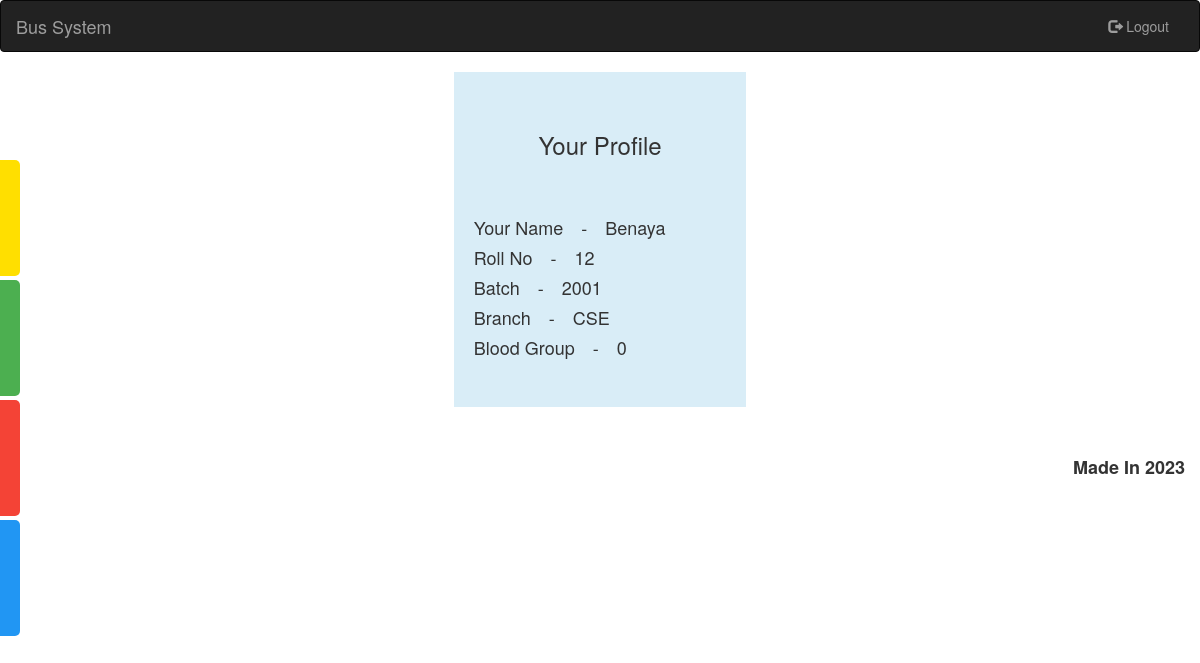
The page /Controller/ProfileController.php (signed in) on the database its author committed.
### tables this page shows
CREATE TABLE `student` (
  `RollNo` int(11) NOT NULL,
  `SName` varchar(30) DEFAULT NULL,
  `Batch` year(4) NOT NULL,
  `Branch` varchar(5) NOT NULL,
  `BloodG` varchar(5) DEFAULT NULL
);

### Controller/ProfileController.php (called while the page is built, shortened)
<?php
require_once '../Model/UserProfileModel.php';
$profile = new UserProfileModel();
$profileController = new ProfileController();
if ($profile->getUserType() == 'Student'){
    $profileController->row = $profile->studentProfile();
}
$userType = $profile->getUserType();
$row = $profileController->row;
include '../View/profile.php';
?>

### Model/UserProfileModel.php (called while the page is built, shortened)
<?php
require("../Dao/Connection.php");
class UserProfileModel {
    private $userID;
    private $userType;
    public $conn;
        public function __construct()
        {
            $this->userID = $_SESSION['UserID'];
            $sql = "SELECT Type FROM busbooking.passenger WHERE ID='$this->userID'";
            $this->conn = require("../Dao/Connection.php");
            $result = $this->conn->query($sql);
            $row = $result->fetch_assoc();
            $this->userType = $row['Type'];
        }
        public function studentProfile(){
            $sql_instance = "SELECT * FROM busbooking.student WHERE RollNo='$this->userID'";
            require_once("../Dao/Connection.php");
            $result = $this->conn->query($sql_instance);
            $row = $result->fetch_assoc();
            return $row;
        }
    public function getUserType()
    {
        return $this->userType;
    }
}

### Dao/Connection.php (called while the page is built, shortened)
<?php
        $hostname="localhost";
        $user="root";
        $password="";
        $database="busbooking";
        $conn=new mysqli($hostname,$user,$password,$database);
        return $conn;
?>

### View/profile.php (the view, shortened to what this page needs)
<!DOCTYPE html>
<html lang="en">
<?php
	require_once '../Dao/Connection.php';
    require_once '../View/header.php';
?>
<body>
	<?php require_once '../View/navbar.php';	?>
	<div id="mySidenav" class="sidenav">
		<a href="../View/dashboard.php" id="dashboard">Go Home<span class="glyphicon glyphicon-home"></span></a>
		<a href="../passenger/view_tickets.php" id="view">View Tickets<span class="glyphicon glyphicon-qrcode"></span></a>
		<a href="../passenger/cancelTicket.php" id="cancel">Cancel Tickets<span class="glyphicon glyphicon-remove-circle"></span></a>
		<a href="profile.php" id="profile">Your Profile<span class="glyphicon glyphicon-user"></span></a>
	</div>
	<?php
		if($userType=='Student') {
            echo '<center><div class="container-fluid">
							<div class="card bg-info pl-2" style="width:25%">
								<br><br>
								<div class="card-header"><h3>Your Profile</h3></div><br><br>
								<h4 class="card-body text-justify">&nbsp;&nbsp;&nbsp;&nbsp;Your Name&emsp;-&emsp;' . $row['SName'] . ' </h4>
									<h4 class="card-body text-justify">&nbsp;&nbsp;&nbsp;&nbsp;Roll No&emsp;-&emsp;' . $row['RollNo'] . ' </h4>
									<h4 class="card-body text-justify">&nbsp;&nbsp;&nbsp;&nbsp;Batch&emsp;-&emsp;' . $row['Batch'] . '</h4>
									<h4 class="card-body text-justify">&nbsp;&nbsp;&nbsp;&nbsp;Branch&emsp;-&emsp;' . $row['Branch'] . '</h4>
									<h4 class="card-body text-justify">&nbsp;&nbsp;&nbsp;&nbsp;Blood Group&emsp;-&emsp;' . $row['BloodG'] . '</h4>
									<br><br>
							</div>
							</div>
						</div><br><br>';
		}
	?>
	<?php require_once '../View/footer.php' ?>
</body>

### passenger/css/sidebar.css (style rules this page uses)
#mySidenav a { position: absolute; left: -80px; transition: 0.3s; padding: 15px; width: 100px; text-decoration: none; font-size: 20px; color: white; border-radius: 0 5px 5px 0; }
#dashboard { top: 160px; background-color: #FFDF00; }
#view { top: 280px; background-color: #4CAF50; }
#cancel { top: 400px; background-color: #f44336; }
#profile { top: 520px; background-color: #2196F3; }

### rows shown on the page
student: SName "Benaya", RollNo "12", Batch "2001", Branch "CSE", BloodG "0"
